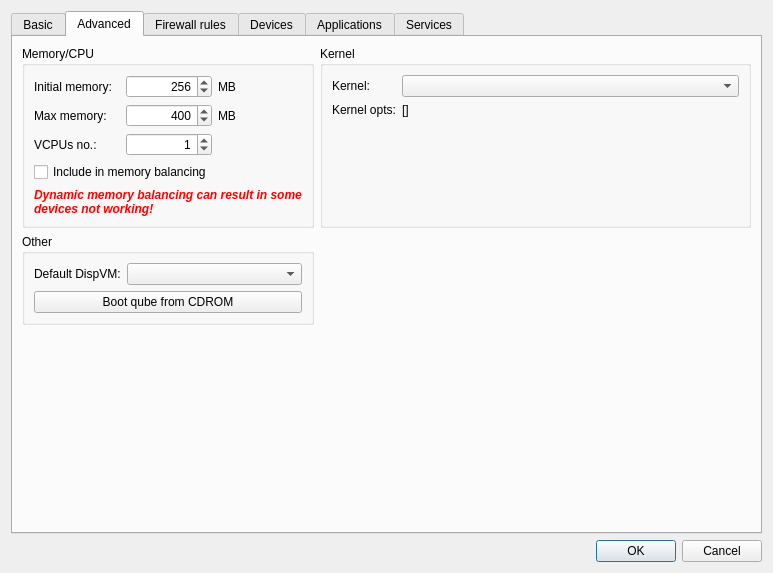
<?xml version="1.0" encoding="UTF-8"?>
<ui version="4.0">
 <class>SettingsDialog</class>
 <widget class="QDialog" name="SettingsDialog">
  <property name="geometry">
   <rect>
    <x>0</x>
    <y>0</y>
    <width>773</width>
    <height>573</height>
   </rect>
  </property>
  <property name="windowTitle">
   <string>Settings</string>
  </property>
  <property name="windowIcon">
   <iconset resource="../resources.qrc">
    <normaloff>:/root.png</normaloff>:/root.png</iconset>
  </property>
  <layout class="QGridLayout" name="gridLayout">
   <item row="0" column="0">
    <layout class="QVBoxLayout" name="verticalLayout">
     <item>
      <widget class="QTabWidget" name="tabWidget">
       <property name="enabled">
        <bool>true</bool>
       </property>
       <property name="locale">
        <locale language="English" country="UnitedStates"/>
       </property>
       <property name="currentIndex">
        <number>1</number>
       </property>
       <widget class="QWidget" name="basic_tab">
        <property name="locale">
         <locale language="English" country="UnitedStates"/>
        </property>
        <attribute name="title">
         <string>Basic</string>
        </attribute>
        <layout class="QGridLayout" name="gridLayout_11">
         <item row="2" column="0">
          <widget class="QGroupBox" name="groupBox_4">
           <property name="enabled">
            <bool>true</bool>
           </property>
           <property name="title">
            <string>General</string>
           </property>
           <layout class="QFormLayout" name="formLayout_4">
            <property name="fieldGrowthPolicy">
             <enum>QFormLayout::AllNonFixedFieldsGrow</enum>
            </property>
            <item row="0" column="0">
             <widget class="QLabel" name="label_13">
              <property name="text">
               <string>Type:</string>
              </property>
             </widget>
            </item>
            <item row="0" column="1">
             <widget class="QLabel" name="type_label">
              <property name="font">
               <font>
                <weight>50</weight>
                <bold>false</bold>
               </font>
              </property>
              <property name="text">
               <string>---</string>
              </property>
             </widget>
            </item>
            <item row="1" column="0">
             <widget class="QLabel" name="label_14">
              <property name="text">
               <string>Installed by RPM:</string>
              </property>
             </widget>
            </item>
            <item row="1" column="1">
             <widget class="QLabel" name="rpm_label">
              <property name="font">
               <font>
                <weight>50</weight>
                <bold>false</bold>
               </font>
              </property>
              <property name="text">
               <string>---</string>
              </property>
             </widget>
            </item>
           </layout>
          </widget>
         </item>
         <item row="3" column="0" colspan="2">
          <widget class="QGroupBox" name="groupBox">
           <property name="enabled">
            <bool>true</bool>
           </property>
           <property name="title">
            <string>Disk storage</string>
           </property>
           <layout class="QGridLayout" name="gridLayout_3">
            <item row="1" column="1">
             <widget class="QSpinBox" name="root_resize">
              <property name="enabled">
               <bool>true</bool>
              </property>
              <property name="alignment">
               <set>Qt::AlignRight|Qt::AlignTrailing|Qt::AlignVCenter</set>
              </property>
              <property name="suffix">
               <string>MiB</string>
              </property>
              <property name="maximum">
               <number>1048576</number>
              </property>
              <property name="singleStep">
               <number>1024</number>
              </property>
             </widget>
            </item>
            <item row="0" column="1">
             <widget class="QSpinBox" name="max_priv_storage">
              <property name="enabled">
               <bool>true</bool>
              </property>
              <property name="alignment">
               <set>Qt::AlignRight|Qt::AlignTrailing|Qt::AlignVCenter</set>
              </property>
              <property name="suffix">
               <string>MiB</string>
              </property>
              <property name="minimum">
               <number>0</number>
              </property>
              <property name="maximum">
               <number>1048576</number>
              </property>
              <property name="singleStep">
               <number>1024</number>
              </property>
              <property name="value">
               <number>0</number>
              </property>
             </widget>
            </item>
            <item row="0" column="0">
             <widget class="QLabel" name="label_3">
              <property name="text">
               <string>Private storage max. size:</string>
              </property>
              <property name="buddy">
               <cstring>max_priv_storage</cstring>
              </property>
             </widget>
            </item>
            <item row="1" column="0">
             <widget class="QLabel" name="root_resize_label">
              <property name="enabled">
               <bool>true</bool>
              </property>
              <property name="text">
               <string>System storage max. size:</string>
              </property>
             </widget>
            </item>
           </layout>
          </widget>
         </item>
         <item row="5" column="0">
          <spacer name="verticalSpacer">
           <property name="orientation">
            <enum>Qt::Vertical</enum>
           </property>
           <property name="sizeHint" stdset="0">
            <size>
             <width>20</width>
             <height>73</height>
            </size>
           </property>
          </spacer>
         </item>
         <item row="2" column="1">
          <widget class="QGroupBox" name="networking_groupbox">
           <property name="title">
            <string>Networking</string>
           </property>
           <layout class="QFormLayout" name="formLayout_3">
            <property name="fieldGrowthPolicy">
             <enum>QFormLayout::AllNonFixedFieldsGrow</enum>
            </property>
            <item row="0" column="0">
             <widget class="QLabel" name="label_10">
              <property name="text">
               <string>IP:</string>
              </property>
             </widget>
            </item>
            <item row="1" column="0">
             <widget class="QLabel" name="label_11">
              <property name="text">
               <string>Netmask:</string>
              </property>
             </widget>
            </item>
            <item row="1" column="1">
             <widget class="QLabel" name="netmask_label">
              <property name="font">
               <font>
                <weight>50</weight>
                <bold>false</bold>
               </font>
              </property>
              <property name="text">
               <string>---</string>
              </property>
             </widget>
            </item>
            <item row="2" column="0">
             <widget class="QLabel" name="label_12">
              <property name="text">
               <string>Gateway:</string>
              </property>
             </widget>
            </item>
            <item row="2" column="1">
             <widget class="QLabel" name="gateway_label">
              <property name="font">
               <font>
                <weight>50</weight>
                <bold>false</bold>
               </font>
              </property>
              <property name="text">
               <string>---</string>
              </property>
             </widget>
            </item>
            <item row="0" column="1">
             <widget class="QLabel" name="ip_label">
              <property name="font">
               <font>
                <weight>50</weight>
                <bold>false</bold>
               </font>
              </property>
              <property name="text">
               <string>---</string>
              </property>
             </widget>
            </item>
           </layout>
          </widget>
         </item>
         <item row="4" column="0">
          <widget class="QLabel" name="label_5">
           <property name="text">
            <string>&lt;html&gt;&lt;head/&gt;&lt;body&gt;&lt;p&gt;&lt;span style=&quot; color:#ff0000;&quot;&gt;* &lt;/span&gt;&lt;span style=&quot; color:#000000;&quot;&gt;Cannot be changed while the VM is running&lt;/span&gt;&lt;/p&gt;&lt;/body&gt;&lt;/html&gt;</string>
           </property>
          </widget>
         </item>
         <item row="0" column="0" colspan="2">
          <widget class="QGroupBox" name="groupBox_3">
           <property name="title">
            <string>Settings</string>
           </property>
           <layout class="QGridLayout" name="gridLayout_2">
            <item row="0" column="0">
             <widget class="QLabel" name="label">
              <property name="text">
               <string>&lt;html&gt;&lt;head/&gt;&lt;body&gt;&lt;p&gt;Name &amp;amp;&amp;amp; label&lt;span style=&quot; color:#ff0000;&quot;&gt;*&lt;/span&gt;:&lt;/p&gt;&lt;/body&gt;&lt;/html&gt;</string>
              </property>
              <property name="buddy">
               <cstring>vmname</cstring>
              </property>
             </widget>
            </item>
            <item row="1" column="0">
             <widget class="QLabel" name="label_2">
              <property name="text">
               <string>&lt;html&gt;&lt;head/&gt;&lt;body&gt;&lt;p&gt;Template&lt;span style=&quot; color:#ff0000;&quot;&gt;*&lt;/span&gt;:&lt;/p&gt;&lt;/body&gt;&lt;/html&gt;</string>
              </property>
              <property name="buddy">
               <cstring>template_name</cstring>
              </property>
             </widget>
            </item>
            <item row="2" column="0">
             <widget class="QLabel" name="label_18">
              <property name="text">
               <string>NetVM:</string>
              </property>
              <property name="buddy">
               <cstring>netVM</cstring>
              </property>
             </widget>
            </item>
            <item row="0" column="3">
             <widget class="QComboBox" name="vmlabel">
              <property name="frame">
               <bool>true</bool>
              </property>
             </widget>
            </item>
            <item row="0" column="1">
             <widget class="QLineEdit" name="vmname">
              <property name="text">
               <string>----</string>
              </property>
              <property name="maxLength">
               <number>32</number>
              </property>
             </widget>
            </item>
            <item row="0" column="2">
             <widget class="QPushButton" name="rename_vm_button">
              <property name="text">
               <string>Rename</string>
              </property>
             </widget>
            </item>
            <item row="1" column="1" colspan="2">
             <widget class="QComboBox" name="template_name"/>
            </item>
            <item row="2" column="1" colspan="2">
             <widget class="QComboBox" name="netVM"/>
            </item>
            <item row="3" column="0" colspan="3">
             <layout class="QHBoxLayout" name="horizontalLayout">
              <item>
               <widget class="QCheckBox" name="include_in_backups">
                <property name="enabled">
                 <bool>true</bool>
                </property>
                <property name="text">
                 <string>Include in backups by default</string>
                </property>
                <property name="checked">
                 <bool>true</bool>
                </property>
               </widget>
              </item>
              <item>
               <widget class="QCheckBox" name="run_in_debug_mode">
                <property name="text">
                 <string>Run in debug mode</string>
                </property>
               </widget>
              </item>
             </layout>
            </item>
            <item row="4" column="0" colspan="3">
             <layout class="QHBoxLayout" name="horizontalLayout_3">
              <item>
               <widget class="QCheckBox" name="autostart_vm">
                <property name="text">
                 <string>Start VM automatically on boot</string>
                </property>
               </widget>
              </item>
              <item>
               <widget class="QCheckBox" name="seamless_gui">
                <property name="text">
                 <string>Seamless GUI</string>
                </property>
               </widget>
              </item>
             </layout>
            </item>
           </layout>
          </widget>
         </item>
        </layout>
       </widget>
       <widget class="QWidget" name="advanced_tab">
        <property name="enabled">
         <bool>true</bool>
        </property>
        <attribute name="title">
         <string>Advanced</string>
        </attribute>
        <layout class="QGridLayout" name="gridLayout_9">
         <item row="0" column="1" rowspan="2" colspan="2">
          <layout class="QVBoxLayout" name="verticalLayout_4">
           <property name="sizeConstraint">
            <enum>QLayout::SetDefaultConstraint</enum>
           </property>
           <property name="bottomMargin">
            <number>0</number>
           </property>
           <item>
            <widget class="QGroupBox" name="kernel_groupbox">
             <property name="enabled">
              <bool>true</bool>
             </property>
             <property name="sizePolicy">
              <sizepolicy hsizetype="Minimum" vsizetype="Preferred">
               <horstretch>0</horstretch>
               <verstretch>0</verstretch>
              </sizepolicy>
             </property>
             <property name="title">
              <string>Kernel</string>
             </property>
             <layout class="QFormLayout" name="formLayout_9">
              <property name="fieldGrowthPolicy">
               <enum>QFormLayout::AllNonFixedFieldsGrow</enum>
              </property>
              <item row="0" column="0">
               <widget class="QLabel" name="label_19">
                <property name="text">
                 <string>Kernel:</string>
                </property>
                <property name="buddy">
                 <cstring>kernel</cstring>
                </property>
               </widget>
              </item>
              <item row="0" column="1">
               <widget class="QComboBox" name="kernel"/>
              </item>
              <item row="1" column="0">
               <widget class="QLabel" name="label_20">
                <property name="text">
                 <string>Kernel opts:</string>
                </property>
               </widget>
              </item>
              <item row="1" column="1">
               <widget class="QLabel" name="kernel_opts">
                <property name="font">
                 <font>
                  <weight>50</weight>
                  <bold>false</bold>
                 </font>
                </property>
                <property name="text">
                 <string>[]</string>
                </property>
               </widget>
              </item>
             </layout>
            </widget>
           </item>
          </layout>
         </item>
         <item row="2" column="0">
          <widget class="QGroupBox" name="other_groupbox">
           <property name="title">
            <string>Other</string>
           </property>
           <layout class="QFormLayout" name="formLayout_2">
            <item row="1" column="0">
             <widget class="QLabel" name="label_26">
              <property name="text">
               <string>Default DispVM:</string>
              </property>
              <property name="buddy">
               <cstring>default_dispvm</cstring>
              </property>
             </widget>
            </item>
            <item row="1" column="1">
             <widget class="QComboBox" name="default_dispvm"/>
            </item>
            <item row="2" column="0" colspan="2">
             <widget class="QPushButton" name="bootFromDeviceButton">
              <property name="text">
               <string>Boot qube from CDROM</string>
              </property>
             </widget>
            </item>
           </layout>
          </widget>
         </item>
         <item row="0" column="0" rowspan="2">
          <widget class="QGroupBox" name="groupBox_2">
           <property name="enabled">
            <bool>true</bool>
           </property>
           <property name="sizePolicy">
            <sizepolicy hsizetype="Minimum" vsizetype="Preferred">
             <horstretch>0</horstretch>
             <verstretch>0</verstretch>
            </sizepolicy>
           </property>
           <property name="title">
            <string>Memory/CPU</string>
           </property>
           <layout class="QGridLayout" name="gridLayout_4">
            <item row="0" column="0">
             <widget class="QLabel" name="label_15">
              <property name="enabled">
               <bool>true</bool>
              </property>
              <property name="text">
               <string>Initial memory:</string>
              </property>
              <property name="buddy">
               <cstring>init_mem</cstring>
              </property>
             </widget>
            </item>
            <item row="0" column="1">
             <widget class="QSpinBox" name="init_mem">
              <property name="enabled">
               <bool>true</bool>
              </property>
              <property name="alignment">
               <set>Qt::AlignRight|Qt::AlignTrailing|Qt::AlignVCenter</set>
              </property>
              <property name="minimum">
               <number>0</number>
              </property>
              <property name="maximum">
               <number>1000000</number>
              </property>
              <property name="singleStep">
               <number>50</number>
              </property>
              <property name="value">
               <number>256</number>
              </property>
             </widget>
            </item>
            <item row="0" column="2">
             <widget class="QLabel" name="label_16">
              <property name="enabled">
               <bool>true</bool>
              </property>
              <property name="text">
               <string>MB</string>
              </property>
             </widget>
            </item>
            <item row="1" column="0">
             <widget class="QLabel" name="label_17">
              <property name="text">
               <string>Max memory:</string>
              </property>
              <property name="buddy">
               <cstring>max_mem_size</cstring>
              </property>
             </widget>
            </item>
            <item row="1" column="1">
             <widget class="QSpinBox" name="max_mem_size">
              <property name="enabled">
               <bool>true</bool>
              </property>
              <property name="alignment">
               <set>Qt::AlignRight|Qt::AlignTrailing|Qt::AlignVCenter</set>
              </property>
              <property name="minimum">
               <number>0</number>
              </property>
              <property name="maximum">
               <number>10000000</number>
              </property>
              <property name="singleStep">
               <number>50</number>
              </property>
              <property name="value">
               <number>400</number>
              </property>
             </widget>
            </item>
            <item row="1" column="2">
             <widget class="QLabel" name="label_6">
              <property name="text">
               <string>MB</string>
              </property>
             </widget>
            </item>
            <item row="2" column="0">
             <widget class="QLabel" name="label_4">
              <property name="text">
               <string>VCPUs no.:</string>
              </property>
              <property name="buddy">
               <cstring>vcpus</cstring>
              </property>
             </widget>
            </item>
            <item row="2" column="1">
             <widget class="QSpinBox" name="vcpus">
              <property name="enabled">
               <bool>true</bool>
              </property>
              <property name="alignment">
               <set>Qt::AlignRight|Qt::AlignTrailing|Qt::AlignVCenter</set>
              </property>
              <property name="value">
               <number>1</number>
              </property>
             </widget>
            </item>
            <item row="3" column="0" colspan="2">
             <widget class="QCheckBox" name="include_in_balancing">
              <property name="enabled">
               <bool>true</bool>
              </property>
              <property name="text">
               <string>Include in memory balancing</string>
              </property>
             </widget>
            </item>
            <item row="4" column="0" colspan="3">
             <widget class="QLabel" name="dmm_warning_adv">
              <property name="font">
               <font>
                <weight>75</weight>
                <italic>true</italic>
                <bold>true</bold>
               </font>
              </property>
              <property name="styleSheet">
               <string notr="true">color:rgb(255, 0, 0)</string>
              </property>
              <property name="text">
               <string>Dynamic memory balancing can result in some devices not working!</string>
              </property>
              <property name="wordWrap">
               <bool>true</bool>
              </property>
             </widget>
            </item>
           </layout>
          </widget>
         </item>
         <item row="4" column="0">
          <spacer name="verticalSpacer_2">
           <property name="orientation">
            <enum>Qt::Vertical</enum>
           </property>
           <property name="sizeHint" stdset="0">
            <size>
             <width>20</width>
             <height>40</height>
            </size>
           </property>
          </spacer>
         </item>
        </layout>
       </widget>
       <widget class="QWidget" name="firewall_tab">
        <attribute name="icon">
         <iconset resource="../resources.qrc">
          <normaloff>:/firewall.png</normaloff>:/firewall.png</iconset>
        </attribute>
        <attribute name="title">
         <string>Firewall rules</string>
        </attribute>
        <layout class="QGridLayout" name="gridLayout_8">
         <item row="0" column="0">
          <widget class="QRadioButton" name="policyAllowRadioButton">
           <property name="text">
            <string>Allow network access except...</string>
           </property>
          </widget>
         </item>
         <item row="0" column="1">
          <widget class="QCheckBox" name="icmpCheckBox">
           <property name="minimumSize">
            <size>
             <width>323</width>
             <height>0</height>
            </size>
           </property>
           <property name="text">
            <string>Allow ICMP traffic</string>
           </property>
           <property name="checked">
            <bool>true</bool>
           </property>
          </widget>
         </item>
         <item row="1" column="0">
          <widget class="QRadioButton" name="policyDenyRadioButton">
           <property name="text">
            <string>Deny network access except...</string>
           </property>
          </widget>
         </item>
         <item row="1" column="1">
          <widget class="QCheckBox" name="dnsCheckBox">
           <property name="text">
            <string>Allow DNS queries</string>
           </property>
           <property name="checked">
            <bool>true</bool>
           </property>
          </widget>
         </item>
         <item row="3" column="0" colspan="2">
          <layout class="QHBoxLayout" name="horizontalLayout_2">
           <property name="sizeConstraint">
            <enum>QLayout::SetMaximumSize</enum>
           </property>
           <item>
            <layout class="QVBoxLayout" name="verticalLayout_5">
             <item>
              <widget class="QTreeView" name="rulesTreeView">
               <property name="rootIsDecorated">
                <bool>false</bool>
               </property>
               <property name="uniformRowHeights">
                <bool>false</bool>
               </property>
               <property name="itemsExpandable">
                <bool>false</bool>
               </property>
               <property name="sortingEnabled">
                <bool>true</bool>
               </property>
               <property name="allColumnsShowFocus">
                <bool>true</bool>
               </property>
               <property name="expandsOnDoubleClick">
                <bool>true</bool>
               </property>
               <attribute name="headerDefaultSectionSize">
                <number>40</number>
               </attribute>
               <attribute name="headerStretchLastSection">
                <bool>false</bool>
               </attribute>
              </widget>
             </item>
             <item>
              <layout class="QHBoxLayout" name="horizontalLayout_4"/>
             </item>
            </layout>
           </item>
           <item>
            <layout class="QVBoxLayout" name="verticalLayout_6">
             <item>
              <widget class="QPushButton" name="newRuleButton">
               <property name="text">
                <string/>
               </property>
               <property name="icon">
                <iconset resource="../resources.qrc">
                 <normaloff>:/add.png</normaloff>:/add.png</iconset>
               </property>
               <property name="iconSize">
                <size>
                 <width>24</width>
                 <height>24</height>
                </size>
               </property>
              </widget>
             </item>
             <item>
              <widget class="QPushButton" name="editRuleButton">
               <property name="text">
                <string/>
               </property>
               <property name="icon">
                <iconset resource="../resources.qrc">
                 <normaloff>:/pencil.png</normaloff>:/pencil.png</iconset>
               </property>
               <property name="iconSize">
                <size>
                 <width>24</width>
                 <height>24</height>
                </size>
               </property>
              </widget>
             </item>
             <item>
              <widget class="QPushButton" name="deleteRuleButton">
               <property name="text">
                <string/>
               </property>
               <property name="icon">
                <iconset resource="../resources.qrc">
                 <normaloff>:/remove.png</normaloff>:/remove.png</iconset>
               </property>
               <property name="iconSize">
                <size>
                 <width>24</width>
                 <height>24</height>
                </size>
               </property>
              </widget>
             </item>
             <item>
              <spacer name="verticalSpacer_4">
               <property name="orientation">
                <enum>Qt::Vertical</enum>
               </property>
               <property name="sizeHint" stdset="0">
                <size>
                 <width>20</width>
                 <height>40</height>
                </size>
               </property>
              </spacer>
             </item>
            </layout>
           </item>
          </layout>
         </item>
         <item row="2" column="1">
          <widget class="QCheckBox" name="yumproxyCheckBox">
           <property name="text">
            <string>Allow connections to Updates Proxy</string>
           </property>
          </widget>
         </item>
         <item row="2" column="0">
          <widget class="QWidget" name="tempFullAccessWidget" native="true">
           <property name="enabled">
            <bool>true</bool>
           </property>
           <layout class="QGridLayout" name="gridLayout_6">
            <property name="leftMargin">
             <number>0</number>
            </property>
            <property name="topMargin">
             <number>0</number>
            </property>
            <property name="bottomMargin">
             <number>0</number>
            </property>
            <item row="0" column="0">
             <widget class="QCheckBox" name="tempFullAccess">
              <property name="text">
               <string>Allow full access for </string>
              </property>
             </widget>
            </item>
            <item row="0" column="1">
             <widget class="QSpinBox" name="tempFullAccessTime">
              <property name="suffix">
               <string> min</string>
              </property>
              <property name="value">
               <number>5</number>
              </property>
             </widget>
            </item>
           </layout>
          </widget>
         </item>
        </layout>
       </widget>
       <widget class="QWidget" name="devices_tab">
        <property name="enabled">
         <bool>true</bool>
        </property>
        <attribute name="icon">
         <iconset resource="../resources.qrc">
          <normaloff>:/storagevm.png</normaloff>:/storagevm.png</iconset>
        </attribute>
        <attribute name="title">
         <string>Devices</string>
        </attribute>
        <layout class="QVBoxLayout" name="verticalLayout_3">
         <item>
          <layout class="QVBoxLayout" name="devices_layout">
           <item>
            <widget class="QLabel" name="dmm_warning_dev">
             <property name="font">
              <font>
               <weight>75</weight>
               <italic>true</italic>
               <bold>true</bold>
              </font>
             </property>
             <property name="styleSheet">
              <string notr="true">color: rgb(255, 0, 0)</string>
             </property>
             <property name="text">
              <string>You've enabled dynamic memory balancing, some devices might not work!</string>
             </property>
            </widget>
           </item>
           <item>
            <widget class="QLabel" name="turn_off_vm_to_modify_devs">
             <property name="font">
              <font>
               <weight>75</weight>
               <italic>true</italic>
               <bold>true</bold>
              </font>
             </property>
             <property name="text">
              <string>To modify PCI devices you have to turn off the VM.</string>
             </property>
            </widget>
           </item>
          </layout>
         </item>
        </layout>
       </widget>
       <widget class="QWidget" name="apps_tab">
        <attribute name="icon">
         <iconset resource="../resources.qrc">
          <normaloff>:/apps.png</normaloff>:/apps.png</iconset>
        </attribute>
        <attribute name="title">
         <string>Applications</string>
        </attribute>
        <layout class="QGridLayout" name="gridLayout_7">
         <item row="1" column="0">
          <layout class="QVBoxLayout" name="apps_layout"/>
         </item>
         <item row="0" column="0">
          <widget class="QPushButton" name="refresh_apps_button">
           <property name="text">
            <string>Refresh Applications</string>
           </property>
          </widget>
         </item>
        </layout>
       </widget>
       <widget class="QWidget" name="services_tab">
        <property name="enabled">
         <bool>true</bool>
        </property>
        <attribute name="title">
         <string>Services</string>
        </attribute>
        <layout class="QGridLayout" name="gridLayout_5">
         <item row="0" column="0">
          <widget class="QLineEdit" name="service_line_edit"/>
         </item>
         <item row="0" column="1">
          <widget class="QPushButton" name="add_srv_button">
           <property name="text">
            <string/>
           </property>
           <property name="icon">
            <iconset resource="../resources.qrc">
             <normaloff>:/add.png</normaloff>:/add.png</iconset>
           </property>
           <property name="iconSize">
            <size>
             <width>24</width>
             <height>24</height>
            </size>
           </property>
          </widget>
         </item>
         <item row="4" column="0" rowspan="2">
          <widget class="QListWidget" name="services_list"/>
         </item>
         <item row="6" column="0" colspan="2">
          <widget class="QLabel" name="label_7">
           <property name="text">
            <string>Checked services will be turned on.</string>
           </property>
          </widget>
         </item>
         <item row="7" column="0" colspan="2">
          <widget class="QLabel" name="label_8">
           <property name="text">
            <string>Unchecked services will be turned off.</string>
           </property>
          </widget>
         </item>
         <item row="8" column="0" colspan="2">
          <widget class="QLabel" name="label_9">
           <property name="text">
            <string>Unlisted services will follow default settings.</string>
           </property>
          </widget>
         </item>
         <item row="4" column="1">
          <widget class="QPushButton" name="remove_srv_button">
           <property name="text">
            <string/>
           </property>
           <property name="icon">
            <iconset resource="../resources.qrc">
             <normaloff>:/remove.png</normaloff>:/remove.png</iconset>
           </property>
           <property name="iconSize">
            <size>
             <width>24</width>
             <height>24</height>
            </size>
           </property>
          </widget>
         </item>
         <item row="5" column="1">
          <spacer name="verticalSpacer_5">
           <property name="orientation">
            <enum>Qt::Vertical</enum>
           </property>
           <property name="sizeHint" stdset="0">
            <size>
             <width>20</width>
             <height>40</height>
            </size>
           </property>
          </spacer>
         </item>
        </layout>
       </widget>
      </widget>
     </item>
     <item>
      <widget class="QDialogButtonBox" name="buttonBox">
       <property name="orientation">
        <enum>Qt::Horizontal</enum>
       </property>
       <property name="standardButtons">
        <set>QDialogButtonBox::Cancel|QDialogButtonBox::Ok</set>
       </property>
      </widget>
     </item>
    </layout>
   </item>
  </layout>
 </widget>
 <tabstops>
  <tabstop>tabWidget</tabstop>
  <tabstop>vmname</tabstop>
  <tabstop>vmlabel</tabstop>
  <tabstop>template_name</tabstop>
  <tabstop>netVM</tabstop>
  <tabstop>include_in_backups</tabstop>
  <tabstop>run_in_debug_mode</tabstop>
  <tabstop>autostart_vm</tabstop>
  <tabstop>seamless_gui</tabstop>
  <tabstop>max_priv_storage</tabstop>
  <tabstop>init_mem</tabstop>
  <tabstop>max_mem_size</tabstop>
  <tabstop>vcpus</tabstop>
  <tabstop>include_in_balancing</tabstop>
  <tabstop>kernel</tabstop>
  <tabstop>policyAllowRadioButton</tabstop>
  <tabstop>policyDenyRadioButton</tabstop>
  <tabstop>icmpCheckBox</tabstop>
  <tabstop>dnsCheckBox</tabstop>
  <tabstop>yumproxyCheckBox</tabstop>
  <tabstop>newRuleButton</tabstop>
  <tabstop>rulesTreeView</tabstop>
  <tabstop>editRuleButton</tabstop>
  <tabstop>deleteRuleButton</tabstop>
  <tabstop>service_line_edit</tabstop>
  <tabstop>add_srv_button</tabstop>
  <tabstop>services_list</tabstop>
  <tabstop>remove_srv_button</tabstop>
  <tabstop>buttonBox</tabstop>
 </tabstops>
 <resources>
  <include location="../resources.qrc"/>
 </resources>
 <connections>
  <connection>
   <sender>buttonBox</sender>
   <signal>accepted()</signal>
   <receiver>SettingsDialog</receiver>
   <slot>accept()</slot>
   <hints>
    <hint type="sourcelabel">
     <x>248</x>
     <y>254</y>
    </hint>
    <hint type="destinationlabel">
     <x>157</x>
     <y>274</y>
    </hint>
   </hints>
  </connection>
  <connection>
   <sender>buttonBox</sender>
   <signal>rejected()</signal>
   <receiver>SettingsDialog</receiver>
   <slot>reject()</slot>
   <hints>
    <hint type="sourcelabel">
     <x>316</x>
     <y>260</y>
    </hint>
    <hint type="destinationlabel">
     <x>286</x>
     <y>274</y>
    </hint>
   </hints>
  </connection>
 </connections>
</ui>
